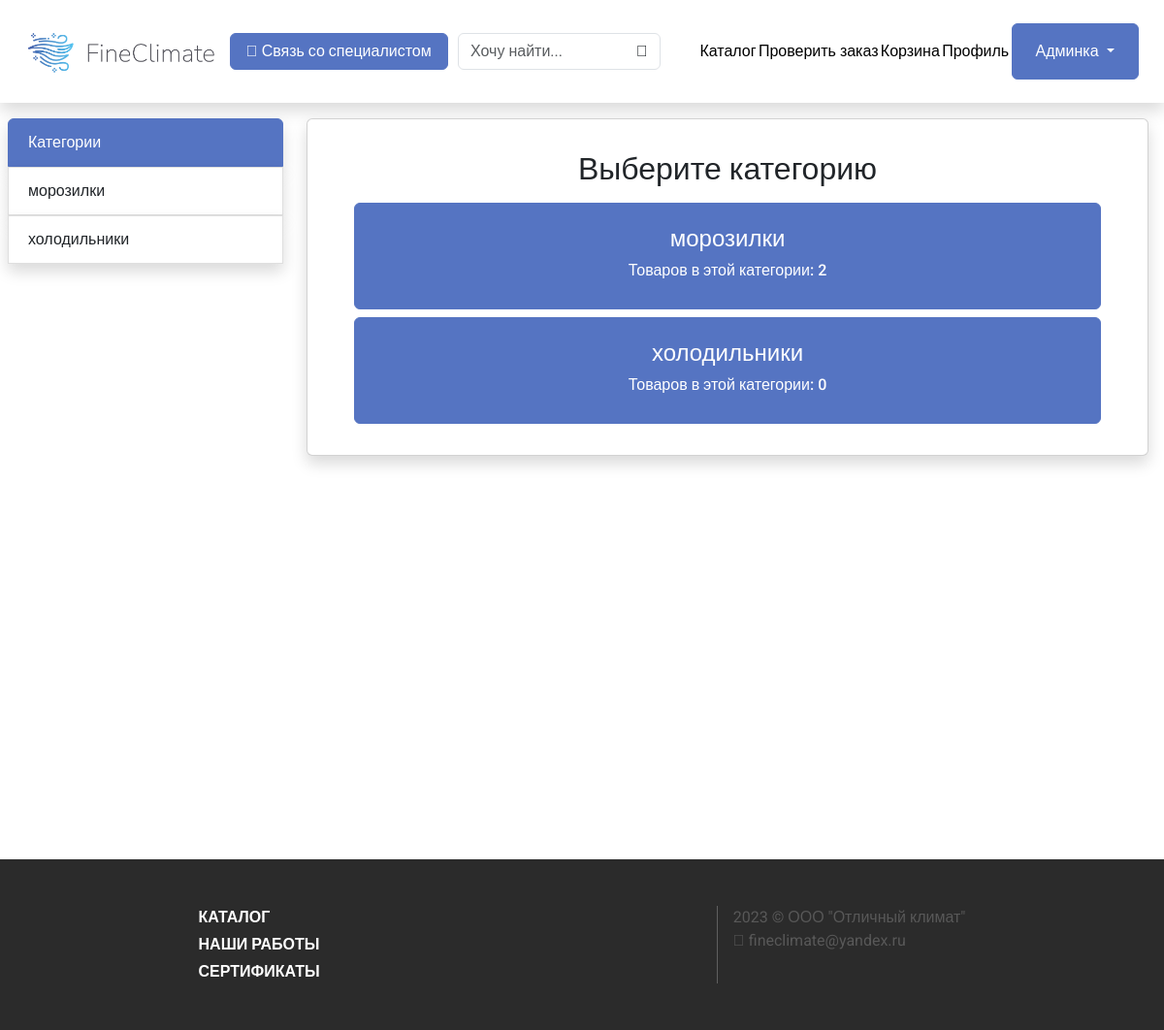
Page /cards (signed in) on the committed database.
### router/models.py (models this page shows)
class Categories(models.Model):
    title = models.CharField(max_length=80)

### router/views.py (the view)
# urls.py: path("cards", views.choose_category_for_cards),
@user_passes_test(admin_check, login_url="/login")
def choose_category_for_cards(req):
    categories = Categories.objects.values()
    for cat in categories:
        cat["count"] = Cards.objects.filter(category=cat["id"]).count()
    return render(
        req,
        "admin/cards/choose_category.html",
        {"categories": categories},
    )

### router/views.py (called while the page is built)
def admin_check(user: User):
    return user.is_superuser

### router/templates/admin/cards/choose_category.html
{% extends '../../base.html' %}
{% block content %}
    <div class="m-3">
        <h2 class="text-center mb-3">Выберите категорию</h2>
        <div class="d-flex flex-column gap-2 mx-3">
            {% for category in categories %}
                <a href="/cards/{{category.id}}" class="text-decoration-none">
                    <div class="card btn btn-primary">
                        <div class="card-body">
                            <h4>{{category.title}}</h4>
                            <h6>Товаров в этой категории: {{category.count}}</h6>
                        </div>
                    </div>
                </a>
            {% endfor %}
        </div>
    </div>
{% endblock content %}

### router/templates/base.html (shortened to what this page needs)
<html>
    <head>
        {% load static %}
        <link href="https://cdn.jsdelivr.net/npm/bootstrap@5.3.1/dist/css/bootstrap.min.css" rel="stylesheet">
        <link rel="stylesheet" href="{% static 'bs.css' %}">
        <link rel="stylesheet" href="{% static 'styles.css' %}">
    </head>
    <body>
        <header class="shadow d-flex align-items-center justify-content-evenly p-4">
            <a href="/" class="fit-width flex-grow-0" style="width: 200px">
                <img src="{% static 'logo.png' %}" alt="" class="logo">
            </a>
            <button class="btn btn-primary px-3 mx-2">
                <i class="fa-solid fa-phone "></i>
                Связь со специалистом
            </button>
            <form action="/" class="d-flex align-items-center justify-content-center m-0">
                <input type="text" name="q" class="search form-control m-0" value="{{q}}" placeholder="Хочу найти...">
                <button class="search btn"><i class="fa-solid fa-search"></i></button>
            </form>
            <a href="/" class="text-decoration-none text-black">Каталог</a>
            <a href="/check_order" class="text-decoration-none text-black">Проверить заказ</a>
            <a href="/cart" class="text-decoration-none text-black">Корзина</a>
            {% if is_logged %}
                <a href="/profile" class="text-decoration-none text-black">Профиль</a>
                {% if is_admin %}
                    <div class="dropdown">
                        <button class="btn btn-primary dropdown-toggle px-4 py-3" type="button" data-bs-toggle="dropdown" aria-expanded="false">
                        Админка
                        </button>
                    </div>
                {% endif %}
            {% else %}
                    <a href="/login" class="btn btn-primary px-4">Войти</a>
            {% endif %}
        </header>
        <div>
          <div class="d-flex">
            <ul class="d-none d-xl-block col-3 list-group my-3 px-2">
                <li class="list-group-item first-list shadow">Категории</li>
                {% for category in all_categories %}
                    <a href="/?active_category={{category.id}}&q={{q}}" class="text-decoration-none">
                        <li class="list-group-item shadow {% if active_category == category.id %} active {% endif %}">
                            {{category.title}}
                        </li>
                    </a>
                {% endfor %}
            </ul>
            <div class="col-12 col-xl-9">
              <div class="d-flex flex-column card shadow m-3">
                <div class="card-body">
                    {% block content %}it's base!{% endblock content %}
                </div>
              </div>
            </div>
          </div>
        </div>
        <footer class="d-flex justify-content-evenly py-5">
            <div class="d-flex flex-column fw-bold gap-1">
                <a href="/" class="text-decoration-none text-white">КАТАЛОГ</a>
                <a href="/works" class="text-decoration-none text-white">НАШИ РАБОТЫ</a>
                <a href="/certs" class="text-decoration-none text-white">СЕРТИФИКАТЫ</a>
            </div>
            <div class="d-flex">
                <div class="d-flex flex-column">
                    <div class="d-flex flex-column" style="color: #585858">
                        2023 © ООО "Отличный климат"
                        <span><i class="fa fa-envelope me-1" style="color: #585858" aria-hidden="true"></i>fineclimate@yandex.ru</span>
                    </div>
                </div>
            </div>
        </footer>
    </body>
</html>

### router/static/bs.css (style rules this page uses)
.btn-primary { color: #fff; background-color: #5574C2; border-color: #5574C2; }
a { color: #5574C2; text-decoration: none; background-color: transparent; }
.list-group-item { position: relative; display: block; padding: 0.75rem 1.25rem; background-color: #fff; border: 1px solid rgba(0, 0, 0, 0.125); }
.list-group-item:first-child { border-top-left-radius: inherit; border-top-right-radius: inherit; }
.list-group-item:last-child { border-bottom-right-radius: inherit; border-bottom-left-radius: inherit; }

### router/static/styles.css (style rules this page uses)
* { font-family: 'Roboto', sans-serif !important; }
:root { --primary: #5574C2; }
body { min-width: 1000px; width: auto !important; width: 1000px; }
.logo { object-fit: contain; max-width: 400px; width: 20%; min-width: 200px; }
.fit-width { width: fit-content; }
.first-list { background-color: #5574C2; color: white; border: solid 1px #5574C2; }
button.search { position: relative; left: -38px; }
input.search { transition: all .5s; }
footer { background-color: #2B2B2B; color: white; position: relative; top: 50vh; }

### router/templates/base.html (style rules this page uses)
.logo { object-fit: contain; max-width: 400px; width: 20%; min-width: 200px; }

### rows in the picture
Categories: title "морозилки", count "2"
Categories: title "холодильники", count "0"
